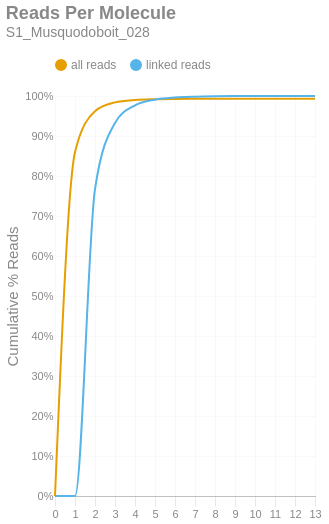

Notebook code for this chart:
### Markdown cell above
### Reads per Molecule
This chart shows the cumulative distribution of the number of reads per linked molecule. That is, how many alignments are associated with a unique molecule. This excludes the number of reads associated with invalid or absent linked-read barcodes. The `linked` histogram is the percentages recalculated when disregarding singletons.

### Code cell
if SKIPLR:
    print_html(f"Skipped")
else:
    counts = np.bincount(valids['reads'].cast(pl.Int64).to_numpy())
    weighted = counts * np.arange(len(counts))
    all_perc = weighted / n_reads
    linked_perc = weighted / n_linked_reads
    linked_perc[1] = 0
    binned_df = pl.DataFrame({
        'readsper': list(range(len(counts))),
        'all reads (cumsum)': np.cumsum(all_perc).tolist(),
        'linked reads (cumsum)': np.cumsum(linked_perc).tolist(),
    })

    with SafeRender(binned_df):
        (
            density_plot(binned_df, 'Reads Per Molecule', samplename, 'readspmol')
            .encode(
                x=alt.X('readsper:O', title=None).axis(labelAngle=0).scale(padding=0),
                y=alt.Y('value:Q', title='Cumulative % Reads').axis(format='%').stack(False),
                color=alt.Color("key:N").scale(domain=["all reads", "linked reads"]),
                tooltip=[
                    alt.Tooltip("key:N", title="Data Type"),
                    alt.Tooltip("readsper:O", title="Reads Per Molecule"),
                    alt.Tooltip("value:Q", format=".2%", title="% Reads (Cum.)")
                ]            
            )
        ).display()

### Figure 1 — Vega-Lite specification as saved in the notebook (floating-point values rounded to 4 significant figures)
{"width": "container", "height": 400, "config": {"title": {"anchor": "start", "dy": -15, "fontSize": 18, "color": "#888888", "subtitleColor": "#888888", "subtitleFontSize": 14}, "arc": {"fill": "#0072B2"}, "axis": {"domainColor": "#888888", "domainWidth": 0.5, "gridWidth": 0.2, "grid": false, "titleFontWeight": 400, "titleFontSize": 15, "labelFontSize": 11, "labelColor": "#888888", "tickColor": "#888888", "tickWidth": 0.2, "titleColor": "#888888"}, "axisBand": {"grid": false}, "axisX": {"grid": true, "tickSize": 10, "domainCap": "round"}, "axisY": {"domain": false, "grid": true, "tickSize": 0, "domainCap": "round"}, "background": "transparent", "header": {"labelFontSize": 15, "labelColor": "#888888", "titleFontSize": 15, "titleFontWeight": 600, "titleColor": "#888888"}, "legend": {"labelFont": "sans-serif", "labelFontSize": 12, "labelColor": "#888888", "symbolSize": 100, "symbolType": "circle", "titleFontSize": 12, "titlePadding": 10, "titleColor": "#888888", "title": null, "orient": "top"}, "range": {"category": ["#E69F00", "#56B4E9", "#009E73", "#F0E442", "#0072B2", "#D55E00", "#CC79A7", "#000000"], "diverging": ["#cfe8f3", "#a2d4ec", "#73bfe2", "#46abdb", "#1696d2", "#12719e"]}, "area": {"fill": "#0072B2", "fillOpacity": 0.7, "line": true, "strokeOpacity": 0.7}, "line": {"color": "#0072B2", "stroke": "#0072B2", "strokeWidth": 2}, "trail": {"color": "#0072B2", "stroke": "#0072B2", "strokeWidth": 0, "size": 1}, "point": {"filled": true, "fillOpacity": 1.0, "size": 95}, "text": {"color": "#888888", "fontSize": 11, "align": "right", "fontWeight": 400, "size": 11}, "bar": {"fill": "#0072B2", "stroke": null}, "view": {"stroke": null, "continuousWidth": 660, "continuousHeight": 400}}, "data": {"name": "data-b0f68e259bbee79029c55d8365a31a90"}, "mark": {"type": "line", "interpolate": "monotone", "point": {"opacity": 0, "size": 275}}, "encoding": {"color": {"field": "key", "scale": {"domain": ["all reads", "linked reads"]}, "type": "nominal"}, "tooltip": [{"field": "key", "title": "Data Type", "type": "nominal"}, {"field": "readsper", "title": "Reads Per Molecule", "type": "ordinal"}, {"field": "value", "format": ".2%", "title": "% Reads (Cum.)", "type": "quantitative"}], "x": {"axis": {"labelAngle": 0}, "field": "readsper", "scale": {"padding": 0}, "title": null, "type": "ordinal"}, "y": {"axis": {"format": "%"}, "field": "value", "stack": false, "title": "Cumulative % Reads", "type": "quantitative"}}, "params": [{"name": "param_c36ac31b6afebe62", "select": {"type": "point", "fields": ["key"]}, "bind": "legend"}], "title": {"text": "Reads Per Molecule", "subtitle": "S1_Musquodoboit_028"}, "transform": [{"fold": ["all reads (cumsum)", "linked reads (cumsum)"]}, {"calculate": "replace(datum.key, ' (cumsum)', '')", "as": "key"}, {"filter": {"param": "param_c36ac31b6afebe62"}}], "usermeta": {"embedOptions": {"downloadFileName": "S1_Musquodoboit_028.readspmol"}}, "$schema": "https://vega.github.io/schema/vega-lite/v6.1.0.json", "datasets": {"data-b0f68e259bbee79029c55d8365a31a90": [{"readsper": 0, "all reads (cumsum)": 0.0, "linked reads (cumsum)": 0.0}, {"readsper": 1, "all reads (cumsum)": 0.8596, "linked reads (cumsum)": 0.0}, {"readsper": 2, "all reads (cumsum)": 0.962, "linked reads (cumsum)": 0.7671}, {"readsper": 3, "all reads (cumsum)": 0.9841, "linked reads (cumsum)": 0.9325}, {"readsper": 4, "all reads (cumsum)": 0.99, "linked reads (cumsum)": 0.9766}, {"readsper": 5, "all reads (cumsum)": 0.9919, "linked reads (cumsum)": 0.9909}, {"readsper": 6, "all reads (cumsum)": 0.9926, "linked reads (cumsum)": 0.9961}, {"readsper": 7, "all reads (cumsum)": 0.9929, "linked reads (cumsum)": 0.9982}, {"readsper": 8, "all reads (cumsum)": 0.993, "linked reads (cumsum)": 0.9992}, {"readsper": 9, "all reads (cumsum)": 0.9931, "linked reads (cumsum)": 0.9997}, {"readsper": 10, "all reads (cumsum)": 0.9931, "linked reads (cumsum)": 0.9999}, {"readsper": 11, "all reads (cumsum)": 0.9931, "linked reads (cumsum)": 0.9999}, {"readsper": 12, "all reads (cumsum)": 0.9931, "linked reads (cumsum)": 1.0}, {"readsper": 13, "all reads (cumsum)": 0.9931, "linked reads (cumsum)": 1.0}]}}
